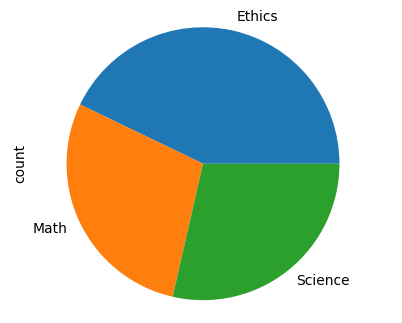

This figure's Python source:
import pandas as pd
import matplotlib.pyplot as plt


studentsData = pd.DataFrame({
		"name" : ["Alexander", "Laura", "Daniel", "David", "Nikolas", "Karen", "Alma"],
		"gender" : ["male", "female", "male", "male", "male", "female", "female"],
		"class" : ["Math", "Math", "Science", "Ethics", "Ethics", "Science", "Ethics"],
		"GPA" : [92, 94, 95, 93, 91, 93, 98],
		"classnumbers" : [3, 5, 3, 4, 5, 4, 3]
		})
studentsData["class"].value_counts().plot.pie()
plt.show()
